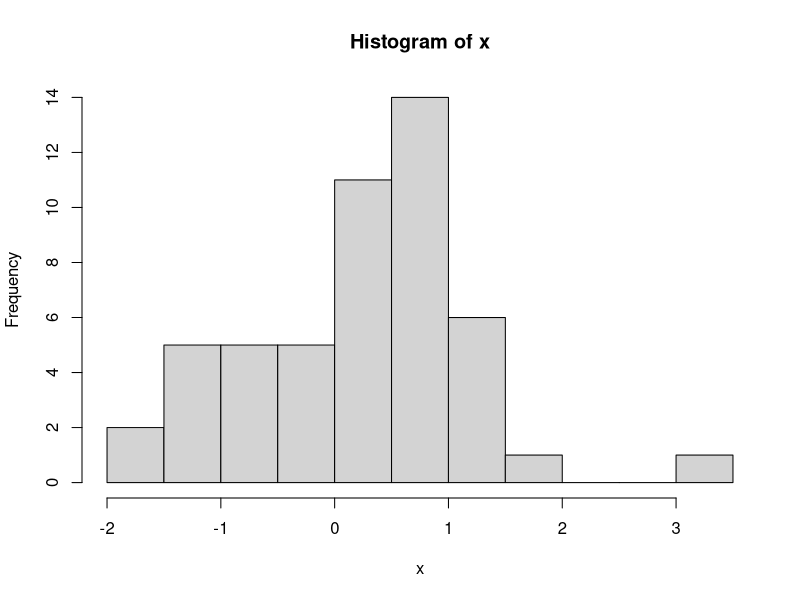
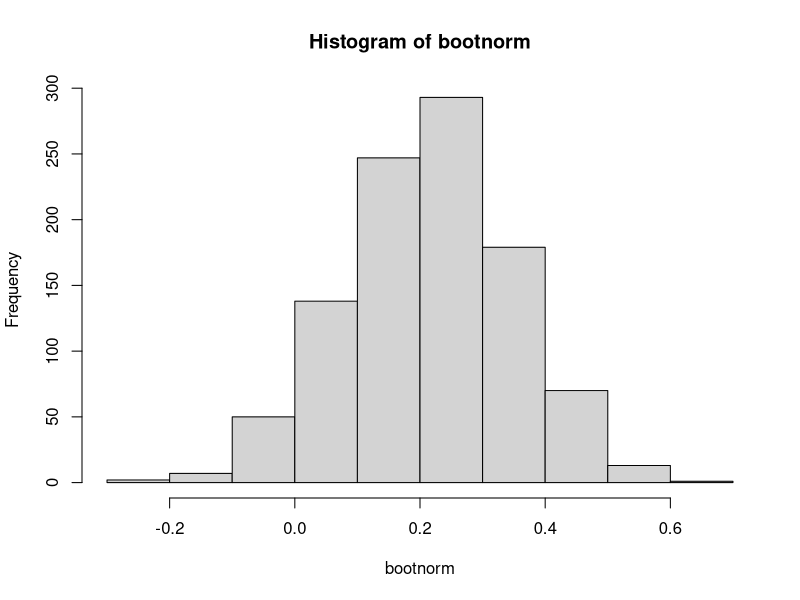
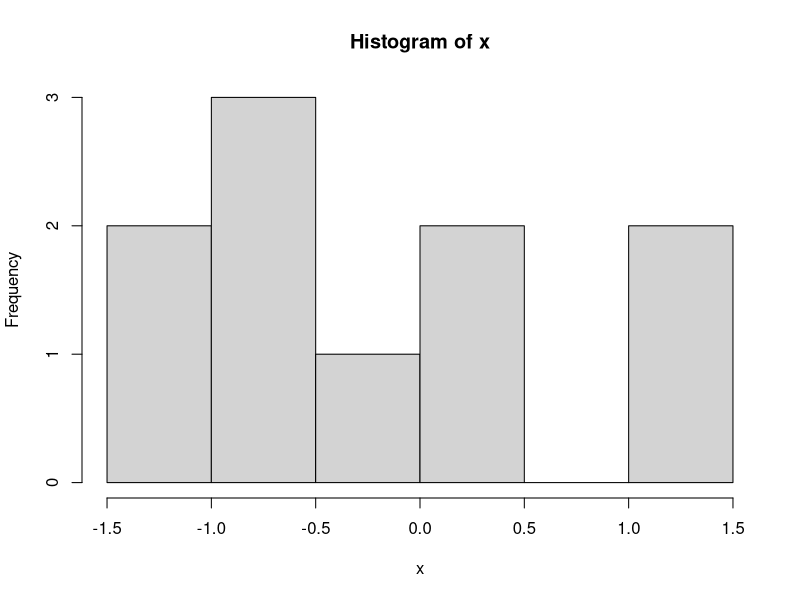
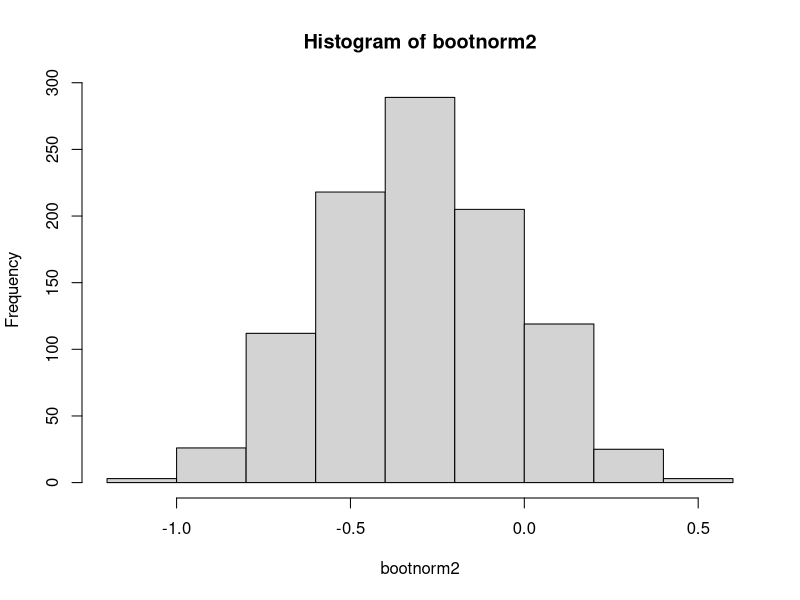
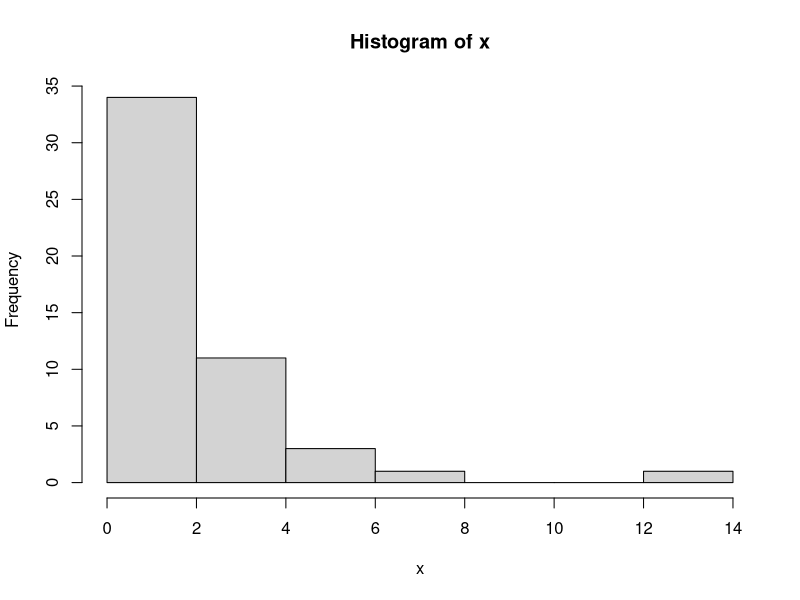
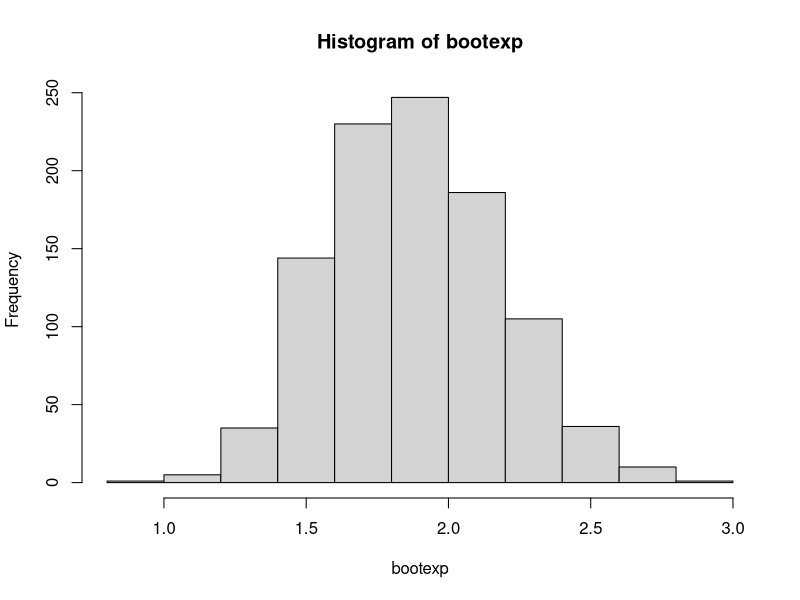
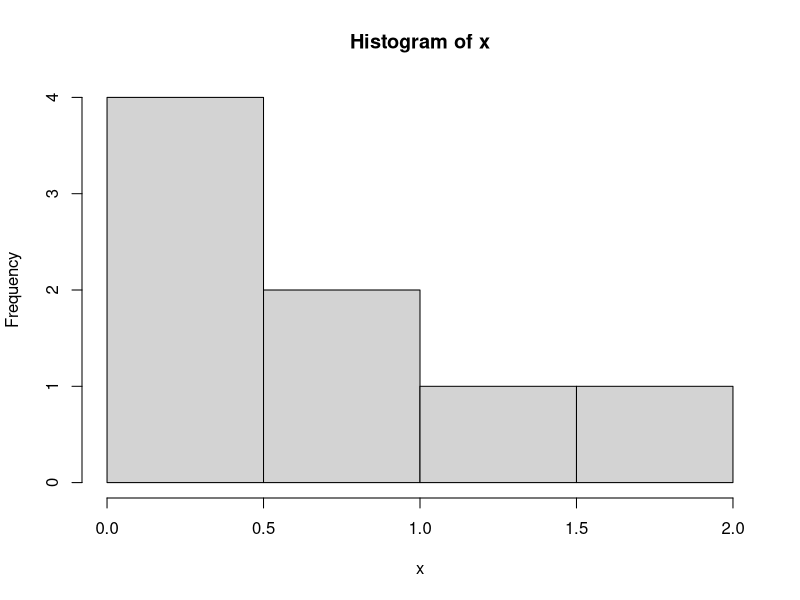
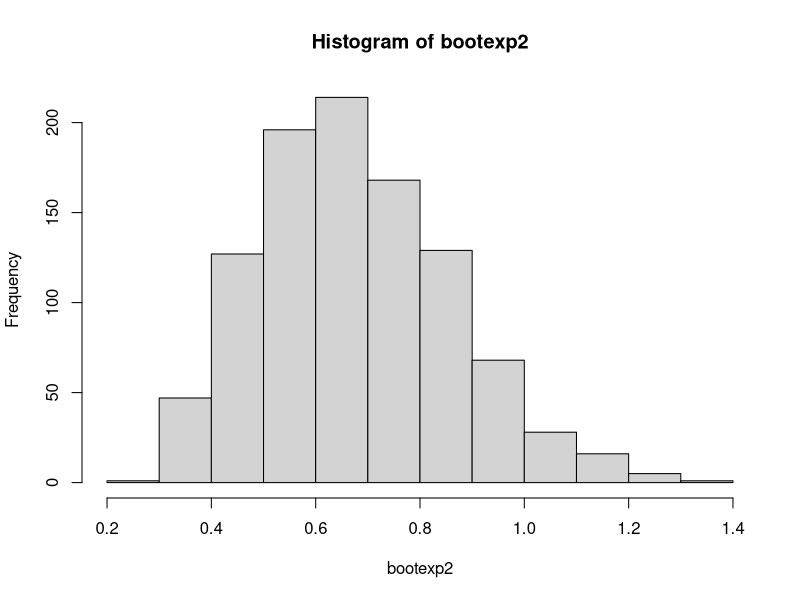

Reproduce these figures in R, in order.
## ---- chunk 1
## Get normal distribution of size 50
x <- rnorm(50)

## Get mean of random normal distribution sample
xbar <- mean(x)

## Init number of simulations to 1000
nsims <- 1000

## Init bootnorm 
bootnorm <- numeric(nsims)

## Loop through and take 50 samples each time, replace = TRUE means a number can
##    can be chose more than once in the sample. Place result in bootnorm
## Then take the mean of the sample each time

for (i in 1:nsims) {
  temp <- sample(x, length(x), replace=TRUE)
  bootnorm[i] <- mean(temp)
}

hist(x)
hist(bootnorm)
## ---- chunk 2
## Get normal distribution of size 10
x <- rnorm(10)

bootnorm2 <- numeric(nsims)

## This time, loop through and take 10 samples each time.
##    Place result in bootnorm2
## Then take the mean of the sample each time

for (i in 1:nsims) {
  temp2 <- sample(x, length(x), replace=TRUE)
  bootnorm2[i] <- mean(temp2)
}

hist(x)
hist(bootnorm2)
## ---- chunk 3
## Get exponential distribution of size 50 rate of 0.5
x <- rexp(50, 0.5)

## Get mean of random exponential distribution sample
xbar <- mean(x)

## Init number of simulations to 1000
nsims <- 1000

## Init bootexp 
bootexp <- numeric(nsims)

## Loop through and take 50 samples each time, replace = TRUE means a number can
##    can be chosen more than once in the sample. Place result in bootexp
## Then take the mean of the sample each time

for (i in 1:nsims) {
  temp <- sample(x, length(x), replace=TRUE)
  bootexp[i] <- mean(temp)
}
hist(x)
hist(bootexp)
## ---- chunk 4
## Get exponential distribution of size 8 with rate of 0.5
x <- rexp(8)

## Get mean of random exponential distribution sample
xbar <- mean(x)

## Init number of simulations to 1000
nsims <- 1000

## Init bootexp2 
bootexp2 <- numeric(nsims)

## Loop through and take 8 samples each time, replace = TRUE means a number can
##    can be chosen more than once in the sample. Place result in bootexp2
## Then take the mean of the sample each time

for (i in 1:nsims) {
  temp <- sample(x, length(x), replace=TRUE)
  bootexp2[i] <- mean(temp)
}
hist(x)
hist(bootexp2)
